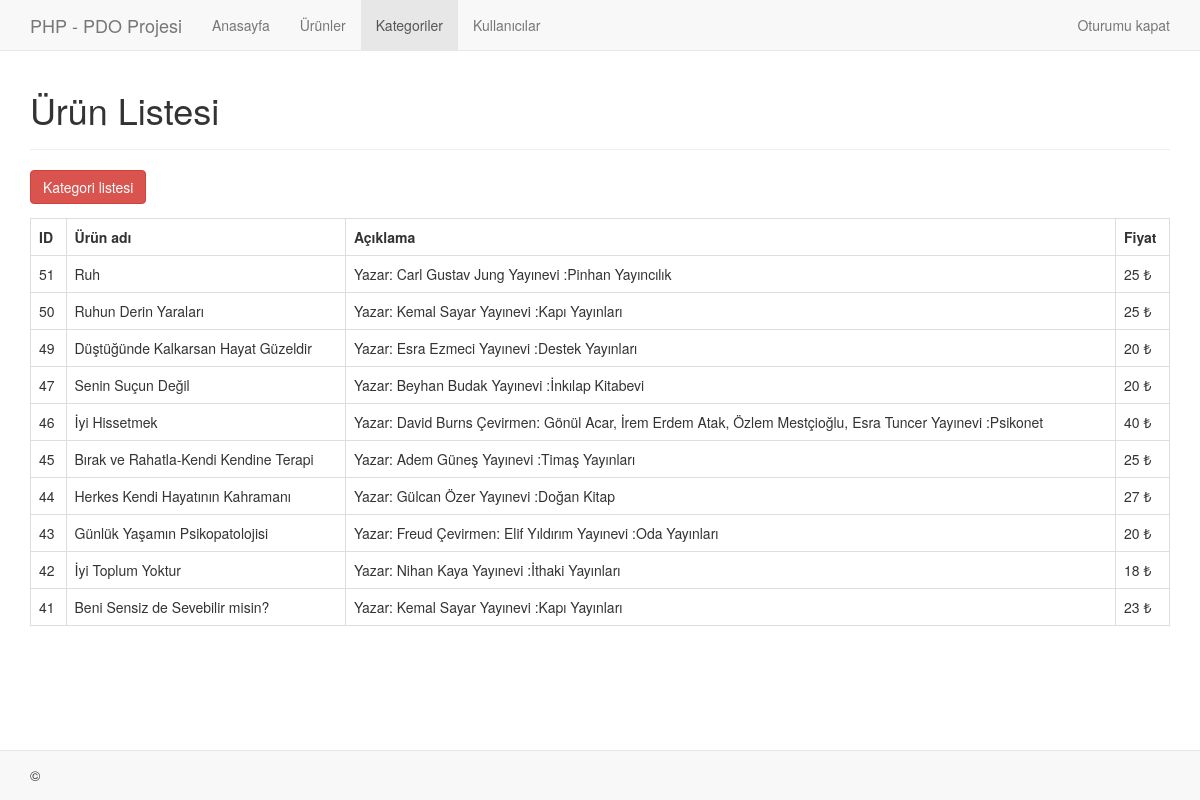
The page /admin/kategori/urunler.php?id=7 (signed in) on the database its author committed.
### tables this page shows
CREATE TABLE `urunler` (
  `id` int(11) NOT NULL,
  `urunadi` varchar(128) NOT NULL,
  `aciklama` text NOT NULL,
  `fiyat` double NOT NULL,
  `giris_tarihi` datetime NOT NULL,
  `dzltm_tarihi` timestamp NOT NULL DEFAULT current_timestamp() ON UPDATE current_timestamp(),
  `resim` varchar(128) DEFAULT NULL,
  `kategori_id` int(11) DEFAULT NULL
);

### admin/kategori/urunler.php (the view)
<?php include "../header.php"; ?>
<div class="container">
 <div class="page-header">
 <h1>Ürün Listesi</h1>
 </div>
 <?php
 include '../../config/vtabani.php';
 $id = isset($_GET['id']) ? $_GET['id'] : "";
 $sorgu = "SELECT id, urunadi, aciklama, fiyat FROM urunler WHERE kategori_id = ?
ORDER BY id DESC";
 $stmt = $con->prepare($sorgu);
 $stmt->bindParam(1, $id);
 $stmt->execute();
 $sayi = $stmt->rowCount();
 echo "<a href='liste.php' class='btn btn-danger m-b-1em'>Kategori listesi</a>";
 if($sayi>0){
 echo "<table class='table table-hover table-responsive table-bordered'>";
 echo "<tr>";
 echo "<th>ID</th>";
 echo "<th>Ürün adı</th>";
 echo "<th>Açıklama</th>";
 echo "<th>Fiyat</th>";
 echo "</tr>";
 while ($kayit = $stmt->fetch(PDO::FETCH_ASSOC)){
 extract($kayit);
 echo "<tr>";
 echo "<td>{$id}</td>";
 echo "<td>{$urunadi}</td>";
 echo "<td>{$aciklama}</td>";
 echo "<td>{$fiyat} &#8378;</td>";
 echo "</tr>";
 }
 echo "</table>";
 }
 else{
 echo "<div class='alert alert-danger'>Listelenecek kayıt bulunamadı.</div>";
 }
?>
</div>
<?php include "../footer.php"; ?>

### content/css/style.css (style rules this page uses)
body.admin { min-height: 500px; padding-top: 50px; padding-bottom: 50px; }
.m-b-1em { margin-bottom:1em; }

### rows shown on the page
urunler: id "51", urunadi "Ruh", aciklama "Yazar: Carl Gustav Jung Yayınevi :Pinhan Yayıncılık", fiyat "25"
urunler: id "50", urunadi "Ruhun Derin Yaraları", aciklama "Yazar: Kemal Sayar Yayınevi :Kapı Yayınları", fiyat "25"
urunler: id "49", urunadi "Düştüğünde Kalkarsan Hayat Güzeldir", aciklama "Yazar: Esra Ezmeci Yayınevi :Destek Yayınları", fiyat "20"
urunler: id "47", urunadi "Senin Suçun Değil", aciklama "Yazar: Beyhan Budak Yayınevi :İnkılap Kitabevi", fiyat "20"
urunler: id "46", urunadi "İyi Hissetmek", aciklama "Yazar: David Burns Çevirmen: Gönül Acar, İrem Erdem Atak, Özlem Mestçioğlu, Esra Tuncer Yayınevi :Psikonet", fiyat "40"
urunler: id "45", urunadi "Bırak ve Rahatla-Kendi Kendine Terapi", aciklama "Yazar: Adem Güneş Yayınevi :Timaş Yayınları", fiyat "25"
urunler: id "44", urunadi "Herkes Kendi Hayatının Kahramanı", aciklama "Yazar: Gülcan Özer Yayınevi :Doğan Kitap", fiyat "27"
urunler: id "43", urunadi "Günlük Yaşamın Psikopatolojisi", aciklama "Yazar: Freud Çevirmen: Elif Yıldırım Yayınevi :Oda Yayınları", fiyat "20"
urunler: id "42", urunadi "İyi Toplum Yoktur", aciklama "Yazar: Nihan Kaya Yayınevi :İthaki Yayınları", fiyat "18"
urunler: id "41", urunadi "Beni Sensiz de Sevebilir misin?", aciklama "Yazar: Kemal Sayar Yayınevi :Kapı Yayınları", fiyat "23"
